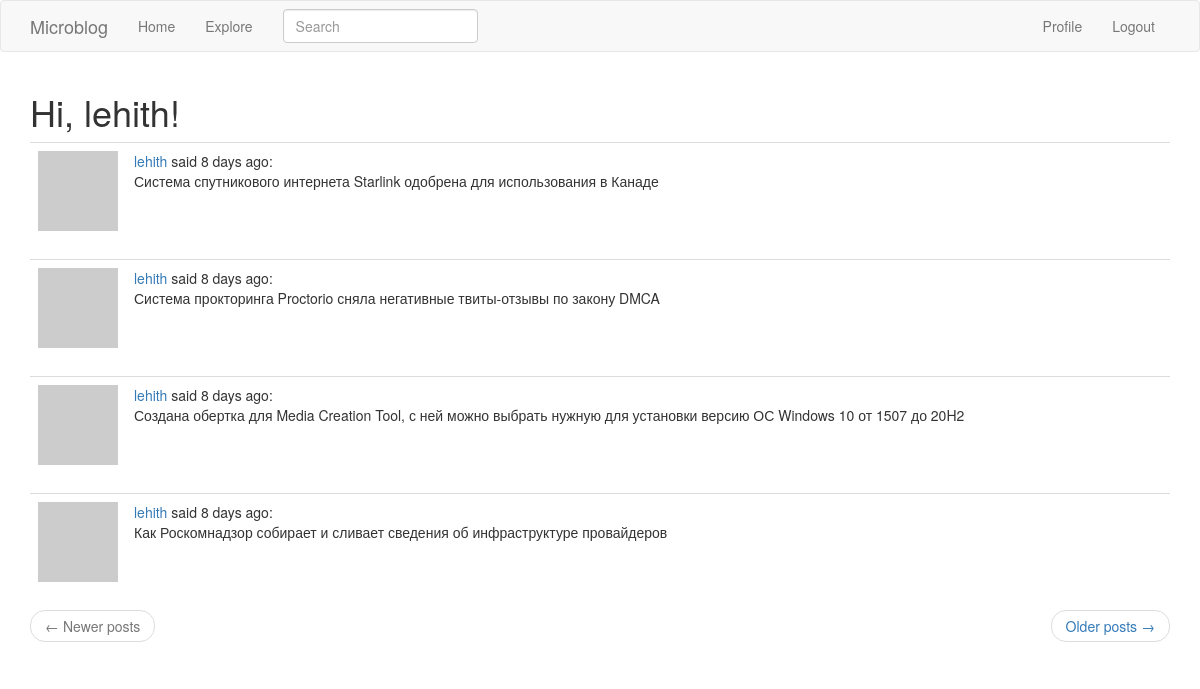
The page /explore (signed in) on the database as committed earlier.
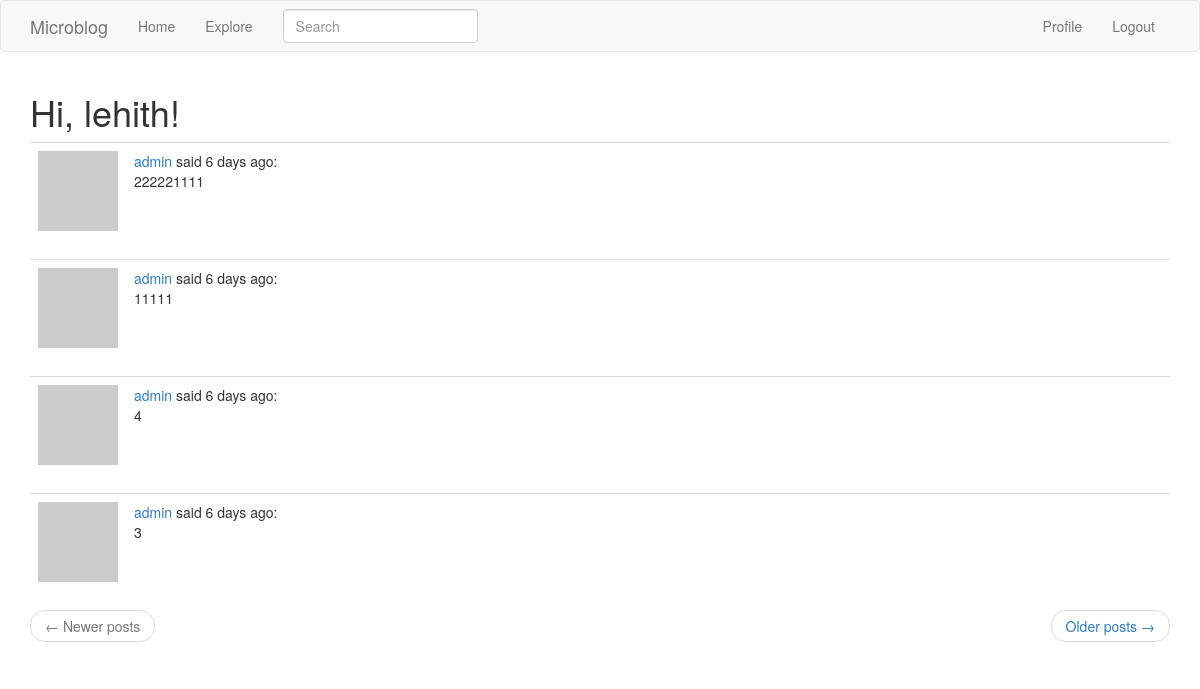
The same page on the database as committed later.
### app/models.py (models this page shows, shortened)
class SearchableMixin(object):
    @classmethod
    def before_commit(cls, session):
        session._changes = {
            'add': list(session.new),
            'update': list(session.dirty),
            'delete': list(session.deleted)
        }
    @classmethod
    def after_commit(cls, session):
        for obj in session._changes['add']:
            if isinstance(obj, SearchableMixin):
                add_to_index(obj.__tablename__, obj)
        for obj in session._changes['update']:
            if isinstance(obj, SearchableMixin):
                add_to_index(obj.__tablename__, obj)
        for obj in session._changes['delete']:
            if isinstance(obj, SearchableMixin):
                remove_from_index(obj.__tablename__, obj)
        session._changes = None

class Post(SearchableMixin, db.Model):
    __searchable__ = ['body']
    id = db.Column(db.Integer, primary_key=True)
    body = db.Column(db.String(140))
    timestamp = db.Column(db.DateTime, index=True, default=datetime.utcnow)
    user_id = db.Column(db.Integer, db.ForeignKey('user.id'))
    language = db.Column(db.String(5))

class User(UserMixin, db.Model):
    id = db.Column(db.Integer, primary_key=True)
    username = db.Column(db.String(64), index=True, unique=True)
    email = db.Column(db.String(120), index=True, unique=True)
    password_hash = db.Column(db.String(128))
    about_me = db.Column(db.String(140))
    posts = db.relationship('Post', backref='author', lazy='dynamic')
    last_seen = db.Column(db.DateTime, default=datetime.utcnow)
    followed = db.relationship(
        'User', secondary=followers,
        primaryjoin=(followers.c.follower_id == id),
        secondaryjoin=(followers.c.followed_id == id),
        backref=db.backref('followers', lazy='dynamic'), lazy='dynamic')
    def avatar(self, size):
        digest = md5(self.email.lower().encode('utf-8')).hexdigest()
        return 'https://www.gravatar.com/avatar/{}?d=identicon&s={}'.format(
            digest, size)

### app/main/routes.py (the view)
@bp.route('/explore')
@login_required
def explore():
    page = request.args.get('page', 1, type=int)
    posts = Post.query.order_by(Post.timestamp.desc()).paginate(
        page, current_app.config['POSTS_PER_PAGE'], False)
    next_url = url_for('main.explore', page=posts.next_num) \
        if posts.has_next else None
    prev_url = url_for('main.explore', page=posts.prev_num) \
        if posts.has_prev else None
    return render_template('index.html', title=_('Explore'),
                           posts=posts.items, next_url=next_url,
                           prev_url=prev_url)

### app/main/forms.py
class SearchForm(FlaskForm):
    q = StringField(_l('Search'), validators=[DataRequired()])
    def __init__(self, *args, **kwargs):
        if 'formdata' not in kwargs:
            kwargs['formdata'] = request.args
        if 'csrf_enabled' not in kwargs:
            kwargs['csrf_enabled'] = False
        super(SearchForm, self).__init__(*args, **kwargs)

### app/main/routes.py (called while the page is built)
@bp.before_app_request
def before_request():
    if current_user.is_authenticated:
        current_user.last_seen = datetime.utcnow()
        db.session.commit()
        g.search_form = SearchForm()
    g.locale = str(get_locale())

### app/models.py (called while the page is built)
@login.user_loader
def load_user(id):
    return User.query.get(int(id))

### app/main/templates/index.html (shortened to what this page needs)
{% extends "base.html" %}
{% import 'bootstrap/wtf.html' as wtf %}
{% block app_content %}
    <h1>{{ _('Hi')}}, {{ current_user.username }}!</h1>
    {% for post in posts %}
        {% include '_post.html' %}
    {% endfor %}
    <nav aria-label="...">
        <ul class="pager">
            <li class="previous{% if not prev_url %} disabled{% endif %}">
                <a href="{{ prev_url or '#' }}">
                    <span aria-hidden="true">&larr;</span> {{ _('Newer posts')}}
                </a>
            </li>
            <li class="next{% if not next_url %} disabled{% endif %}">
                <a href="{{ next_url or '#' }}">
                    {{ _('Older posts')}} <span aria-hidden="true">&rarr;</span>
                </a>
            </li>
        </ul>
    </nav>
{% endblock %}

### app/main/templates/_post.html (shortened to what this page needs)
<table class="table table-hover">
    <tr>
        <td width="70px">
            <a href="{{ url_for('main.user', username=post.author.username) }}">
                <img src="{{ post.author.avatar(70) }}"/>
            </a>
        </td>
        <td>
            <a href="{{ url_for('main.user', username=post.author.username) }}">
                {{ post.author.username }}
            </a>
            {{ _('said') }} {{ moment(post.timestamp).fromNow() }}:
            <br>
            <span id="post{{ post.id }}">{{ post.body }}</span>
        </td>
    </tr>
</table>

Rows that differ between the two databases and show on the page:
no longer on this page (row edited): Post: author.username "lehith", timestamp "8 days ago", body "Система спутникового интернета Starlink одобрена для использования в Канаде"
no longer on this page (row edited): Post: author.username "lehith", timestamp "8 days ago", body "Система прокторинга Proctorio сняла негативные твиты-отзывы по закону DMCA"
no longer on this page (row edited): Post: author.username "lehith", timestamp "8 days ago", body "Создана обертка для Media Creation Tool, с ней можно выбрать нужную для установки версию ОС Windows 10 от 1507 до 20H2"
no longer on this page (row edited): Post: author.username "lehith", timestamp "8 days ago", body "Как Роскомнадзор собирает и сливает сведения об инфраструктуре провайдеров"
added Post: author.username "admin", timestamp "6 days ago", body "222221111"
added Post: author.username "admin", timestamp "6 days ago", body "11111"
added Post: author.username "admin", timestamp "6 days ago", body "4"
added Post: author.username "admin", timestamp "6 days ago", body "3"
